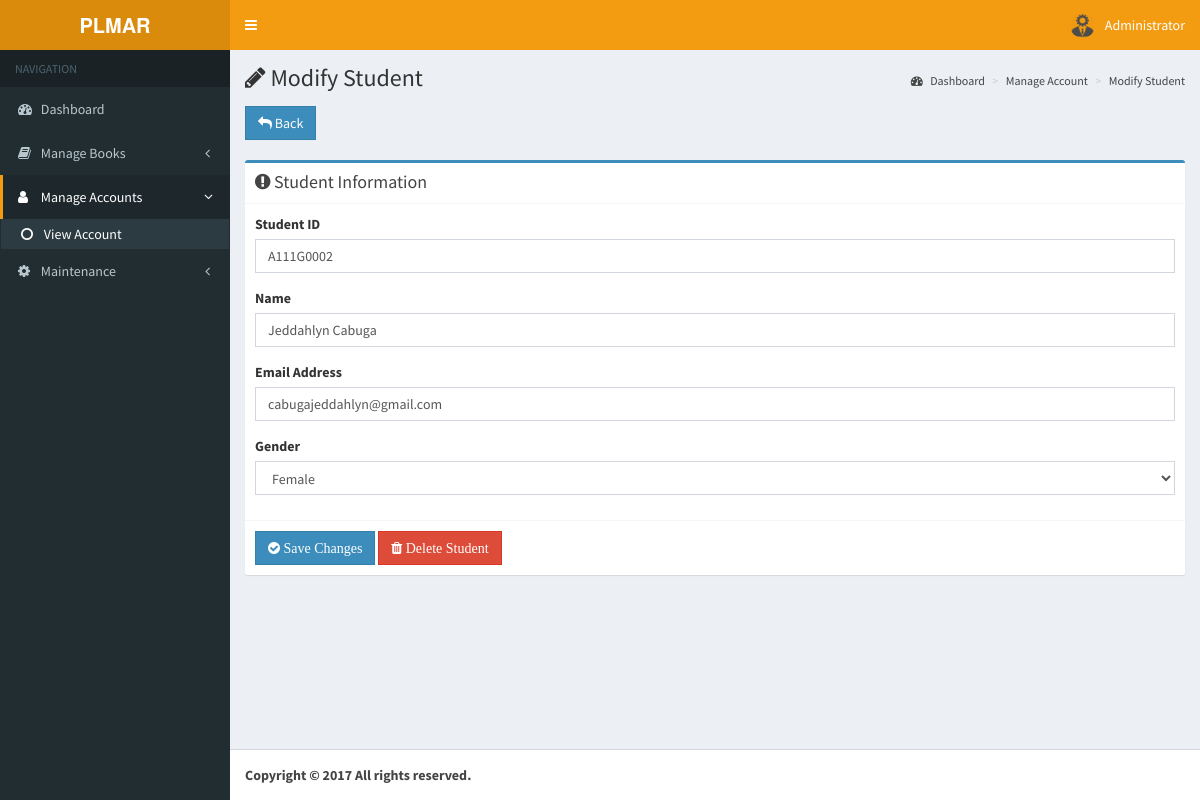
The page /pages/admin/modify-student.php?student_id=A111G0002 (signed in) on the database its author committed.
### tables this page shows
CREATE TABLE `pl_account_tbl` (
  `id` int(11) NOT NULL,
  `image` varchar(255) NOT NULL,
  `student_id` varchar(255) NOT NULL,
  `name` varchar(255) NOT NULL,
  `email` varchar(255) NOT NULL,
  `gender` varchar(255) NOT NULL,
  `username` varchar(255) NOT NULL,
  `password` varchar(255) NOT NULL,
  `role` varchar(255) NOT NULL,
  `date` timestamp NOT NULL DEFAULT CURRENT_TIMESTAMP ON UPDATE CURRENT_TIMESTAMP
);

### pages/admin/modify-student.php (the view, shortened to what this page needs)
<?php
include '../../functions/functions.php';
$query = $db->query("SELECT * FROM pl_account_tbl WHERE id = ".$_SESSION['admin']);
$row = $query->fetch_object();
$name = $row->name;
$image = $row->image;
$query = $db->query("SELECT * FROM pl_account_tbl WHERE student_id = '".$_GET['student_id']."'");
$row = $query->fetch_object();
$student_id = $row->student_id;
$sname = $row->name;
$gender = $row->gender;
$email = $row->email;
?>
<!DOCTYPE html>
<html>
<head>
  <link rel="stylesheet" href="../../bootstrap/css/bootstrap.min.css">
  <link rel="stylesheet" href="https://cdnjs.cloudflare.com/ajax/libs/font-awesome/4.5.0/css/font-awesome.min.css">
  <link rel="stylesheet" href="https://cdnjs.cloudflare.com/ajax/libs/ionicons/2.0.1/css/ionicons.min.css">
  <link rel="stylesheet" href="../../dist/css/AdminLTE.min.css">
  <link rel="stylesheet" href="../../plugins/select2/select2.min.css">
  <link rel="stylesheet" href="../../dist/css/skins/skin-yellow.min.css">
  <link rel="stylesheet" type="text/css" href="../../dist/sweetalert/dist/sweetalert.css">
  <link rel="stylesheet" type="text/css" href="../../dist/sweetalert/themes/twitter/twitter.css">
</head>
<body class="hold-transition skin-yellow sidebar-mini">
<div class="wrapper">
  <header class="main-header">
    <a class="logo">
      <span class="logo-lg"><b>PLMAR</b></span>
    </a>
    <nav class="navbar navbar-static-top" role="navigation">
      <a href="#" class="sidebar-toggle" data-toggle="offcanvas" role="button">
      </a>
      <div class="navbar-custom-menu">
        <ul class="nav navbar-nav">
          <li class="dropdown user user-menu">
            <a href="#" class="dropdown-toggle" data-toggle="dropdown">
              <img src="../../<?php echo $image?>" class="user-image" alt="User Image">
              <span class="hidden-xs"><?php echo$name?></span>
            </a>
          </li>
        </ul>
      </div>
    </nav>
  </header>
  <aside class="main-sidebar">
    <section class="sidebar">
      <ul class="sidebar-menu">
        <li class="header">NAVIGATION</li>
        <li ><a href="dashboard.php"><i class="fa fa-dashboard"></i> <span>Dashboard</span></a></li>
        <li class="treeview">
          <a href="#">
            <i class="fa fa-book"></i> <span> Manage Books</span>
            <span class="pull-right-container">
              <i class="fa fa-angle-left pull-right"></i>
            </span>
          </a>
        </li>
        <li class="treeview active">
          <a href="#">
            <i class="fa fa-user"></i> <span> Manage Accounts</span>
            <span class="pull-right-container">
              <i class="fa fa-angle-left pull-right"></i>
            </span>
          </a>
          <ul class="treeview-menu">
            <li class="active"><a href="view-students.php"><i class="fa fa-circle-o"></i> View Account</a></li>
          </ul>
        </li>
        <li class="treeview">
          <a href="#">
            <i class="fa fa-gear"></i> <span> Maintenance</span>
            <span class="pull-right-container">
              <i class="fa fa-angle-left pull-right"></i>
            </span>
          </a>
        </li>
      </ul>
    </section>
  </aside>
  <div class="content-wrapper">
    <section class="content-header">
      <h1><i class="fa fa-pencil"></i> Modify Student</h1>
      <ol class="breadcrumb">
        <li><a href="#"><i class="fa fa-dashboard"></i> Dashboard</a></li>
        <li><a href="#">Manage Account</a></li>
        <li class="active"><a href="#">Modify Student</a></li>
      </ol>
    </section>
    <section class="content">
    <div class="row">
      <div class="col-md-12 col-xs-12">
        <a class="btn btn-primary flat" href="view-students.php"><i class="fa fa-reply"></i> Back</a>
      </div>
    </div>
    <br>
    <div class="row">
        <div class="col-md-12 col-xs-12">
          <div class="box box-primary">
            <div class="box-header with-border">
              <h3 class="box-title"><i class="fa fa-exclamation-circle"></i> Student Information</h3>
            </div>
            <form role="form" method="POST" data-parsley-validate>
              <div class="box-body">
                <div class="form-group">
                  <label for="StudentID">Student ID</label>
                  <input type="text" class="form-control"  value="<?php echo $student_id ?>" name="student_id" required>
                </div>
                <div class="form-group">
                  <label for="Name">Name</label>
                  <input type="text" class="form-control"  value="<?php echo$sname?>" name="name" required>
                </div>
                <div class="form-group">
                  <label for="exampleInputEmail1">Email Address</label>
                  <input type="email" class="form-control" value="<?php echo$email?>" name="email" required>
                </div>
                <div class="form-group">
                  <label for="exampleInputEmail1">Gender</label>
                  <select name="gender" class="form-control" style="width: 100%" required>
                  <option value="<?php echo$gender?>" selected="selected"><?php echo$gender?></option>
                  </select>
                </div>
              </div>
              <div class="box-footer">
                <button type="submit" name="btn-edit-students" class="btn btn-primary flat"><i class="fa fa-check-circle"> Save Changes</i></button>
                <button type="submit" name="btn-delete-students" class="btn btn-danger flat"><i class="fa fa-trash"> Delete Student</i></button>
              </div>
            </form>
          </div>
          </div>
    </div>
    </section>
  </div>
  <footer class="main-footer">
    <strong>Copyright &copy; <?php echo date('Y')?> All rights reserved.
  </footer>
</div>
</body>
</html>

### rows shown on the page
pl_account_tbl: image (picture), name "Administrator"
pl_account_tbl: student_id "A111G0002", name "Jeddahlyn Cabuga", email "cabugajeddahlyn@gmail.com", gender "Female"
